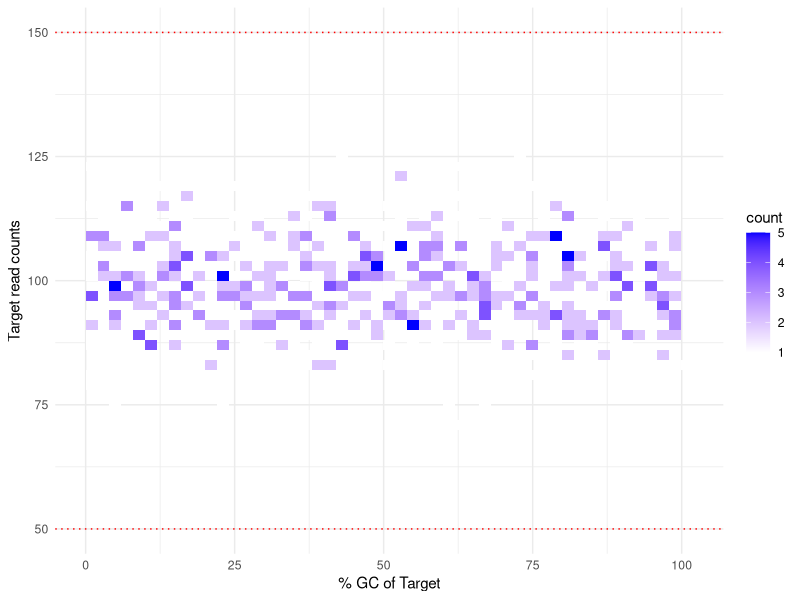

The R source for this figure:
## ---- chunk 1
## Carregar a biblioteca necessária
library(ggplot2)

## Criar um exemplo de dataframe
set.seed(123)
data <- data.frame(
  GC_percent = runif(1000, 0, 100),
  read_counts = rpois(1000, lambda = 100)
)

## Criar o gráfico de densidade
ggplot(data, aes(x = GC_percent, y = read_counts)) +
  geom_bin2d(bins = 50) +
  scale_fill_gradient(low = "white", high = "blue") +
  theme_minimal() +
  labs(
    x = "% GC of Target",
    y = "Target read counts"
  ) +
  geom_hline(yintercept = c(50, 150), linetype = "dotted", color = "red")
